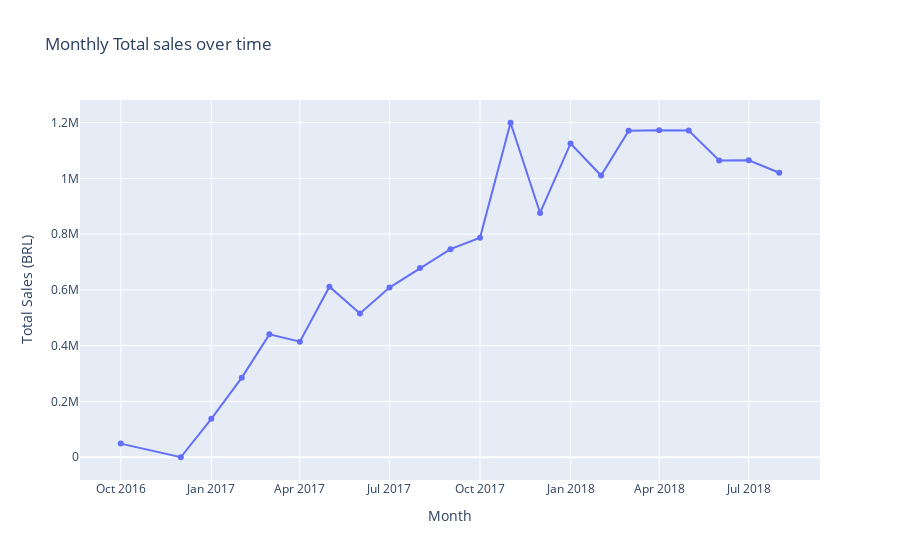

Source (notebook cell):
### Markdown cell above
##### 6. Sales trend Over time

### Code cell
monthly_sales = df.groupby('order_month')['total_value'].sum().reset_index()

fig = px.line(monthly_sales,x='order_month',y='total_value',
    title="Monthly Total sales over time",
    markers=True)

fig.update_layout(xaxis_title='Month',yaxis_title ="Total Sales (BRL)")
fig.show()

### Figure 1 — Plotly figure (JSON) as saved in the notebook; plotly's stock layout.template omitted (floating-point values rounded to 4 significant figures)
{"data": [{"hovertemplate": "order_month=%{x}<br>total_value=%{y}<extra></extra>", "legendgroup": "", "line": {"color": "#636efa", "dash": "solid"}, "marker": {"symbol": "circle"}, "mode": "lines+markers", "name": "", "orientation": "v", "showlegend": false, "type": "scatter", "x": ["2016-10", "2016-12", "2017-01", "2017-02", "2017-03", "2017-04", "2017-05", "2017-06", "2017-07", "2017-08", "2017-09", "2017-10", "2017-11", "2017-12", "2018-01", "2018-02", "2018-03", "2018-04", "2018-05", "2018-06", "2018-07", "2018-08"], "xaxis": "x", "y": [48890.0, 19.62, 137900.0, 285500.0, 440700.0, 414300.0, 611700.0, 515800.0, 608500.0, 678400.0, 746100.0, 787200.0, 1199000.0, 876000.0, 1125000.0, 1010000.0, 1171000.0, 1172000.0, 1171000.0, 1064000.0, 1065000.0, 1020000.0], "yaxis": "y"}], "layout": {"legend": {"tracegroupgap": 0}, "title": {"text": "Monthly Total sales over time"}, "xaxis": {"anchor": "y", "domain": [0, 1], "title": {"text": "Month"}}, "yaxis": {"anchor": "x", "domain": [0, 1], "title": {"text": "Total Sales (BRL)"}}}}
